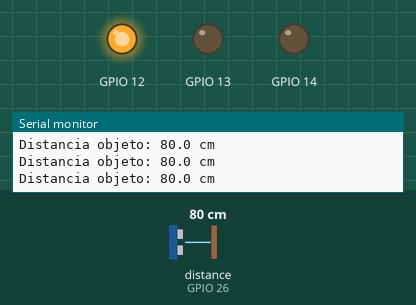
The program below on a simulated ESP32. Shown: output pins drawn as LEDs (lit = HIGH), the last lines printed to the serial monitor. Wiring (inferred from the names in the program): ultrasonic range finder: trigger GPIO 27; echo GPIO 26. Dashed ring = blinking. Inputs (shaded band) come from the test bench; at power-on: distance to the obstacle (sensor on GPIO 26) 80 cm. The echo pulse lasts 58.3 µs per cm; pins used as bus, display or sensor lines are not drawn.

Above: at 1.5 s.
1.6 s: distance to the obstacle (sensor on GPIO 26) set to 32 cm
4.6 s: distance to the obstacle (sensor on GPIO 26) set to 27 cm
7.6 s: distance to the obstacle (sensor on GPIO 26) set to 120 cm
At 8.2 s:
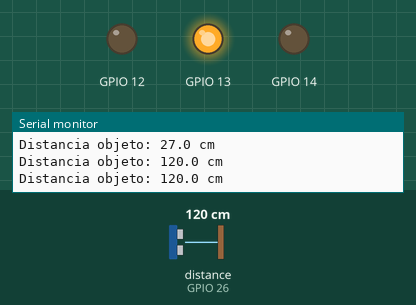
9.2 s: distance to the obstacle (sensor on GPIO 26) set to 83 cm
10.7 s: distance to the obstacle (sensor on GPIO 26) set to 77 cm
At 11.23 s:
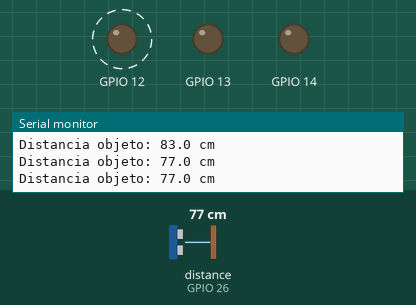
13.7 s: distance to the obstacle (sensor on GPIO 26) set to 2 cm
At 17.63 s:
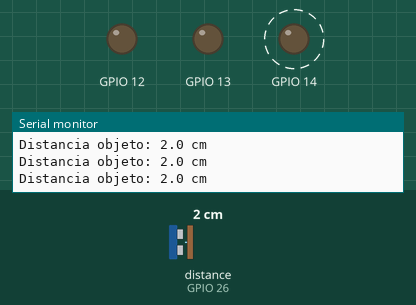
Timing chart, 0 to 17.7 s (numbered marks = the images above; inputs shaded):
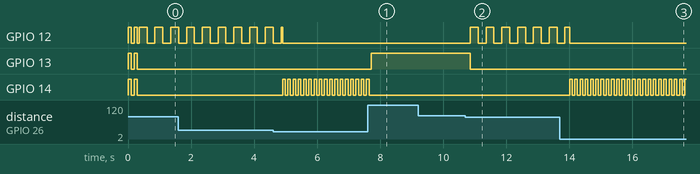

The program:

main.cpp
```cpp
#include <Arduino.h>
#include "UltrasonicSensor.h"
#include "Semaforo.h"

namespace Pines {
    constexpr uint8_t TRIG = 27;
    constexpr uint8_t ECHO = 26;
    constexpr uint8_t VERDE = 13;
    constexpr uint8_t AMARILLO = 12;
    constexpr uint8_t ROJO = 14;
}

UltrasonicSensor sensor(Pines::TRIG, Pines::ECHO, 350);
Semaforo semaforo(Pines::VERDE, Pines::AMARILLO, Pines::ROJO);

// Control de tiempo para imprimir por puerto serie sin saturar
unsigned long lastPrintMs = 0;
constexpr unsigned long PRINT_INTERVAL_MS = 350; // Imprime cada 350 ms

void setup() {
    Serial.begin(115200);
    sensor.begin();
    semaforo.begin();
    Serial.println("\n--- Sistema de Semaforo Ultrasonico Iniciado ---");
}

void loop() {
    // Avance de máquinas de estado
    sensor.update();
    semaforo.update();

    // Obtener distancia del sensor
    float distancia = sensor.getDistanceCM();

    // Actualización orientada a eventos
    semaforo.procesarDistancia(distancia);

    // Impresión en puerto serie
    if (millis() - lastPrintMs >= PRINT_INTERVAL_MS) {
        lastPrintMs = millis();

        // Si la distancia es negativa o inválida (fuera de rango 2-400 cm o timeout)
        if (distancia < 0 || distancia < 2.0f || distancia > 400.0f) {
            Serial.println("[ALERTA] Lectura invalida / Error de Sensor: ¡Parpadeando los 3 LEDs a la vez!");
        } else {
            Serial.print("Distancia objeto: ");
            Serial.print(distancia, 1);
            Serial.println(" cm");
        }
    }
}
```

Led.cpp
```cpp
#include "Led.h"

Led::Led(uint8_t pin) : pin_(pin) {}

void Led::begin() {
    pinMode(pin_, OUTPUT);
    digitalWrite(pin_, LOW);
}

void Led::turnOff() {
    modo_ = Modo::Apagado;
    estadoPin_ = false;
    digitalWrite(pin_, LOW);
}

void Led::turnOn() {
    modo_ = Modo::Solido;
    estadoPin_ = true;
    digitalWrite(pin_, HIGH);
}

void Led::blink(float hz) {
    if (hz <= 0.0f) {
        turnOff();
        return;
    }

    unsigned long nuevoIntervalo = static_cast<unsigned long>(1000.0f / (hz * 2.0f));

    // Solo reinicia si el modo o la frecuencia cambiaron realmente (idempotente)
    if (modo_ != Modo::Parpadeo || frecuenciaHz_ != hz) {
        modo_ = Modo::Parpadeo;
        frecuenciaHz_ = hz;
        intervaloMs_ = nuevoIntervalo;
        ultimoCambioMs_ = millis();
        estadoPin_ = true;
        digitalWrite(pin_, HIGH);
    }
}

void Led::update() {
    if (modo_ != Modo::Parpadeo) return;

    unsigned long tiempoActual = millis();
    if (tiempoActual - ultimoCambioMs_ >= intervaloMs_) {
        ultimoCambioMs_ = tiempoActual;
        estadoPin_ = !estadoPin_;
        digitalWrite(pin_, estadoPin_);
    }
}
```

Led.h
```cpp
#pragma once
#include <Arduino.h>

class Led {
private:
    uint8_t pin_;
    enum class Modo { Apagado, Solido, Parpadeo };
    Modo modo_ = Modo::Apagado;

    float frecuenciaHz_ = 0.0f;
    unsigned long intervaloMs_ = 0;
    unsigned long ultimoCambioMs_ = 0;
    bool estadoPin_ = false;

public:
    explicit Led(uint8_t pin);

    void begin();
    void turnOff();
    void turnOn();
    void blink(float hz);
    void update();
};
```

Semaforo.cpp
```cpp
#include "Semaforo.h"

Semaforo::Semaforo(uint8_t pinVerde, uint8_t pinAmarillo, uint8_t pinRojo)
    : verde_(pinVerde), amarillo_(pinAmarillo), rojo_(pinRojo) {}

void Semaforo::begin() {
    verde_.begin();
    amarillo_.begin();
    rojo_.begin();
}

void Semaforo::update() {
    verde_.update();
    amarillo_.update();
    rojo_.update();
}

void Semaforo::procesarDistancia(float distanciaCm) {
    RangoDistancia nuevoRango;

    // 1. Clasificación del rango
    if (distanciaCm < 0.0f) {
        nuevoRango = RangoDistancia::Error;
    } else if (distanciaCm <= 30.0f) {
        nuevoRango = RangoDistancia::Cerca;
    } else if (distanciaCm <= 80.0f) {
        nuevoRango = RangoDistancia::Medio;
    } else {
        nuevoRango = RangoDistancia::Lejos;
    }

    // 2. Si el rango no ha cambiado, no tocamos la configuración de los LEDs
    if (nuevoRango == rangoActual_) return;

    rangoActual_ = nuevoRango;

    // 3. Aplicación de estados según el nuevo rango
    switch (rangoActual_) {
        case RangoDistancia::Cerca:
            rojo_.blink(6.0f); // Parpadeo rápido en rojo
            amarillo_.turnOff();
            verde_.turnOff();
            break;

        case RangoDistancia::Medio:
            rojo_.turnOff();
            amarillo_.blink(2.0f); // Parpadeo lento en amarillo
            verde_.turnOff();
            break;

        case RangoDistancia::Lejos:
            rojo_.turnOff();
            amarillo_.turnOff();
            verde_.turnOn(); // Verde sólido
            break;

        case RangoDistancia::Error:
        default:
            // Los 3 LEDs parpadean rápido a 5 Hz demostrando error crítico
            rojo_.blink(5.0f);
            amarillo_.blink(5.0f);
            verde_.blink(5.0f);
            break;
    }
}
```

Semaforo.h
```cpp
#pragma once
#include "Led.h"

class Semaforo {
private:
    Led verde_;
    Led amarillo_;
    Led rojo_;

    enum class RangoDistancia { Indefinido, Error, Cerca, Medio, Lejos };
    RangoDistancia rangoActual_ = RangoDistancia::Indefinido;

public:
    Semaforo(uint8_t pinVerde, uint8_t pinAmarillo, uint8_t pinRojo);

    void begin();
    void update();
    void procesarDistancia(float distanciaCm);
};
```

UltrasonicSensor.cpp
```cpp
#include "UltrasonicSensor.h"

UltrasonicSensor::UltrasonicSensor(uint8_t pinTrig, uint8_t pinEcho, unsigned long intervaloMs)
    : pinTrig_(pinTrig), pinEcho_(pinEcho), intervaloMuestreoMs_(intervaloMs) {}

void UltrasonicSensor::begin() {
    pinMode(pinTrig_, OUTPUT);
    pinMode(pinEcho_, INPUT);
    digitalWrite(pinTrig_, LOW);
}

void UltrasonicSensor::update() {
    unsigned long tiempoActual = millis();
    if (tiempoActual - ultimoMuestreoMs_ >= intervaloMuestreoMs_) {
        ultimoMuestreoMs_ = tiempoActual;
        realizarMedicion();
    }
}

void UltrasonicSensor::realizarMedicion() {
    digitalWrite(pinTrig_, LOW);
    delayMicroseconds(2);
    digitalWrite(pinTrig_, HIGH);
    delayMicroseconds(10);
    digitalWrite(pinTrig_, LOW);

    // Timeout de 25000 us (~400 cm máximo)
    unsigned long duracionUs = pulseIn(pinEcho_, HIGH, 25000);

    if (duracionUs == 0) {
        ultimaDistancia_ = -1.0f; // Error o fuera de rango
    } else {
        float distancia = (duracionUs * 0.0343f) / 2.0f;
        if (distancia >= 2.0f && distancia <= 400.0f) {
            ultimaDistancia_ = distancia;
        } else {
            ultimaDistancia_ = -1.0f;
        }
    }
}

float UltrasonicSensor::getDistanceCM() const {
    return ultimaDistancia_;
}
```

UltrasonicSensor.h
```cpp
#pragma once
#include <Arduino.h>

class UltrasonicSensor {
private:
    uint8_t pinTrig_;
    uint8_t pinEcho_;
    unsigned long ultimoMuestreoMs_ = 0;
    unsigned long intervaloMuestreoMs_ = 100;
    float ultimaDistancia_ = -1.0f;

    void realizarMedicion();

public:
    UltrasonicSensor(uint8_t pinTrig, uint8_t pinEcho, unsigned long intervaloMs = 100);

    void begin();
    void update();
    float getDistanceCM() const;
};
```

Measured:
- the behaviour switches between 81 and 80 cm on distance to the obstacle (sensor on GPIO 26) (found by bisection; images 1 and 2)
- after the input at 4.6 s, GPIO 14: alternates HIGH for 0.08 s and LOW for 0.08 s, starting after 0.30 s
- after the input at 7.6 s, GPIO 13: LOW → HIGH after 0.11 s; GPIO 14: goes on until 7.6 s, then stays LOW
- after the input at 10.7 s, GPIO 12: alternates HIGH for 0.25 s and LOW for 0.25 s, starting after 0.16 s; GPIO 13: HIGH → LOW after 0.16 s
- after the input at 13.7 s, GPIO 14: alternates HIGH for 0.08 s and LOW for 0.08 s, starting after 0.31 s
- by itself, GPIO 13, GPIO 14: alternates HIGH for 0.10 s and LOW for 0.10 s, 4 changes in all, then stays LOW
